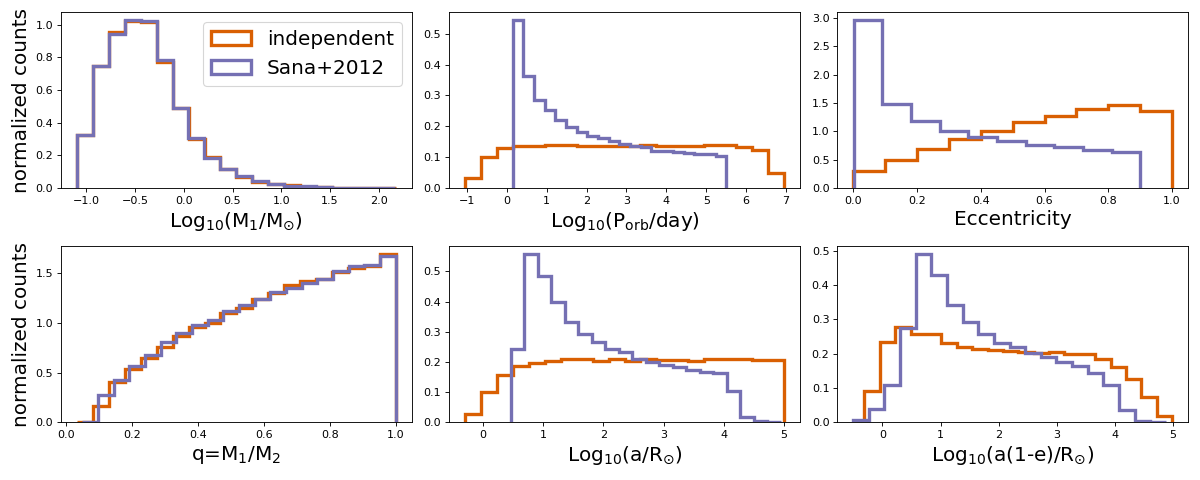

This figure's Python source:
from cosmic.utils import a_from_p
from cosmic.sample.initialbinarytable import InitialBinaryTable
import pandas as pd
import numpy as np
import matplotlib.pyplot as plt
final_kstar = np.linspace(0,14,15)
colors = {'green' : '#1b9e77', 'purple' : '#d95f02', 'orange' : '#7570b3'}
initC_logP, m_sin_logP, m_bin_logP, n_sin_logP, n_bin_logP = InitialBinaryTable.sampler('independent',
                                                                                        final_kstar1=final_kstar,
                                                                                        final_kstar2=final_kstar,
                                                                                        binfrac_model=1.0,
                                                                                        primary_model='kroupa01',
                                                                                        ecc_model='thermal',
                                                                                        porb_model='log_uniform',
                                                                                        qmin=-1,
                                                                                        SF_start=13700.0,
                                                                                        SF_duration=0.0,
                                                                                        met=0.02,
                                                                                        size=100000)
initC_Sana, m_sin_Sana, m_bin_Sana, n_sin_Sana, n_bin_Sana = InitialBinaryTable.sampler('independent',
                                                                                        final_kstar1=final_kstar,
                                                                                        final_kstar2=final_kstar,
                                                                                        binfrac_model=1.0,
                                                                                        primary_model='kroupa01',
                                                                                        ecc_model='sana12',
                                                                                        porb_model='sana12',
                                                                                        qmin=-1,
                                                                                        SF_start=13700.0,
                                                                                        SF_duration=0.0,
                                                                                        met=0.02,
                                                                                        size=100000)
initC_logP['sep'] = a_from_p(p=initC_logP.porb, m1=initC_logP.mass_1, m2=initC_logP.mass_2)
initC_Sana['sep'] = a_from_p(p=initC_Sana.porb, m1=initC_Sana.mass_1, m2=initC_Sana.mass_2)
fig = plt.figure(figsize = (15,6))
ax1 = plt.subplot(231)
ax2 = plt.subplot(232)
ax3 = plt.subplot(233)
ax4 = plt.subplot(234)
ax5 = plt.subplot(235)
ax6 = plt.subplot(236)
ax1.hist(np.log10(initC_logP.mass_1), bins = 20, histtype='step', density=True,
         lw=3, color=colors['purple'], label='independent')
ax1.hist(np.log10(initC_Sana.mass_1), bins = 20, histtype='step', density=True,
         lw=3, color=colors['orange'], label='Sana+2012')
ax1.set_xlabel(r'Log$_{10}$(M$_1$/M$_{\odot}$)', size=18)
ax1.set_ylabel('normalized counts', size=18)
ax1.legend(prop={'size' : 18})
ax2.hist(np.log10(initC_logP.porb), bins = 20, histtype='step', density=True,
         lw=3, color=colors['purple'], label='independent')
ax2.hist(np.log10(initC_Sana.porb), bins = 20, histtype='step', density=True,
         lw=3, color=colors['orange'], label='Sana+2012')
ax2.set_xlabel(r'Log$_{10}$(P$_{\rm{orb}}$/day)', size=18)
ax3.hist(initC_logP.ecc, bins = 10, histtype='step', density=True,
         lw=3, color=colors['purple'], label='independent')
ax3.hist(initC_Sana.ecc, bins = 10, histtype='step', density=True,
         lw=3, color=colors['orange'], label='Sana+2012')
ax3.set_xlabel('Eccentricity', size=18)
ax4.hist(initC_logP.mass_2/initC_logP.mass_1, bins = 20, histtype='step', density=True,
         lw=3, color=colors['purple'], label='independent')
ax4.hist(initC_Sana.mass_2/initC_Sana.mass_1, bins = 20, histtype='step', density=True,
         lw=3, color=colors['orange'], label='Sana+2012')
ax4.set_xlabel(r'q=M$_1$/M$_2$', size=18)
ax4.set_ylabel('normalized counts', size=18)
ax5.hist(np.log10(initC_logP.sep), bins = 20, histtype='step', density=True,
         lw=3, color=colors['purple'], label='independent')
ax5.hist(np.log10(initC_Sana.sep), bins = 20, histtype='step', density=True,
         lw=3, color=colors['orange'], label='Sana+2012')
ax5.set_xlabel(r'Log$_{10}$(a/R$_{\odot}$)', size=18)
ax6.hist(np.log10(initC_logP.sep*(1-initC_logP.ecc)), bins = 20, histtype='step', density=True,
         lw=3, color=colors['purple'], label='independent')
ax6.hist(np.log10(initC_Sana.sep*(1-initC_Sana.ecc)), bins = 20, histtype='step', density=True,
         lw=3, color=colors['orange'], label='Sana+2012')
ax6.set_xlabel(r'Log$_{10}$(a(1-e)/R$_{\odot}$)', size=18)
fig.tight_layout()
fig.show()
